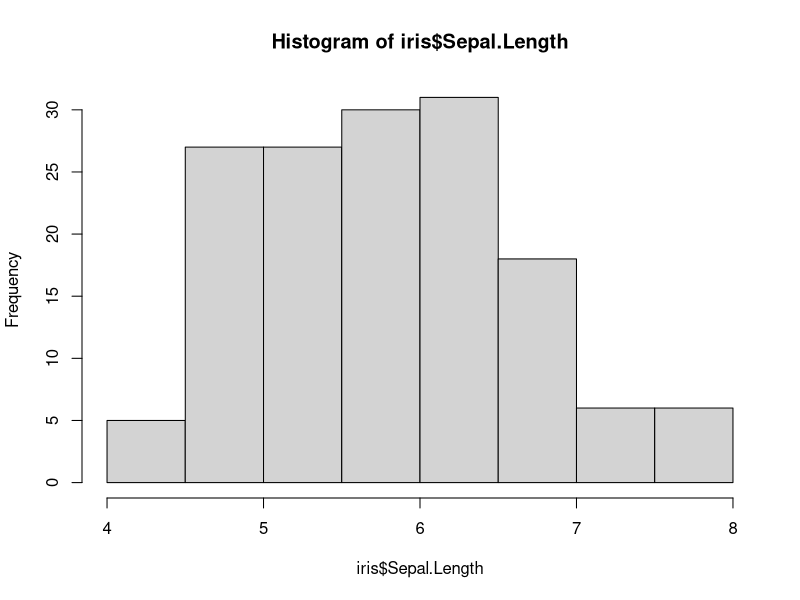
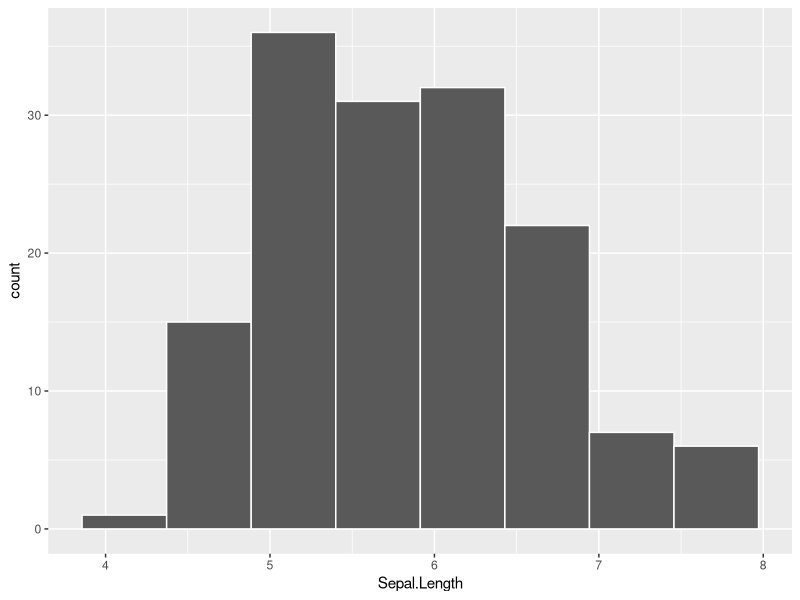
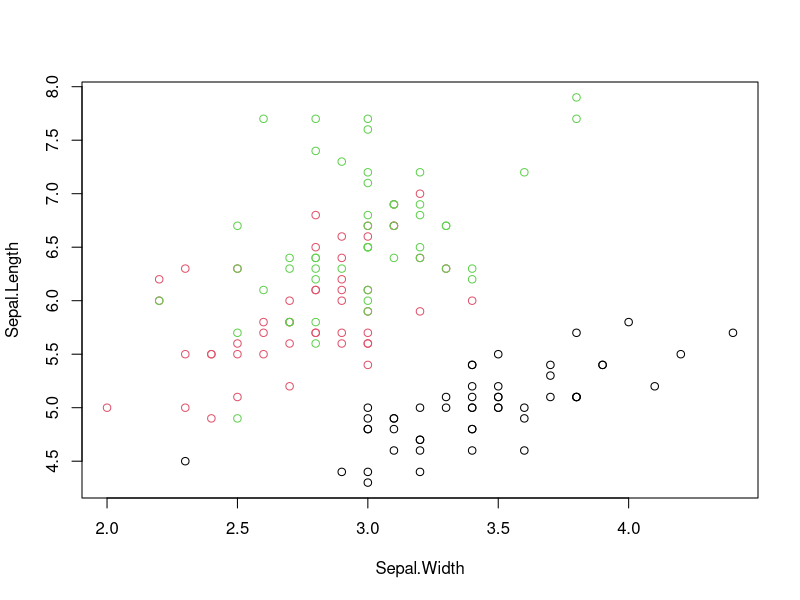
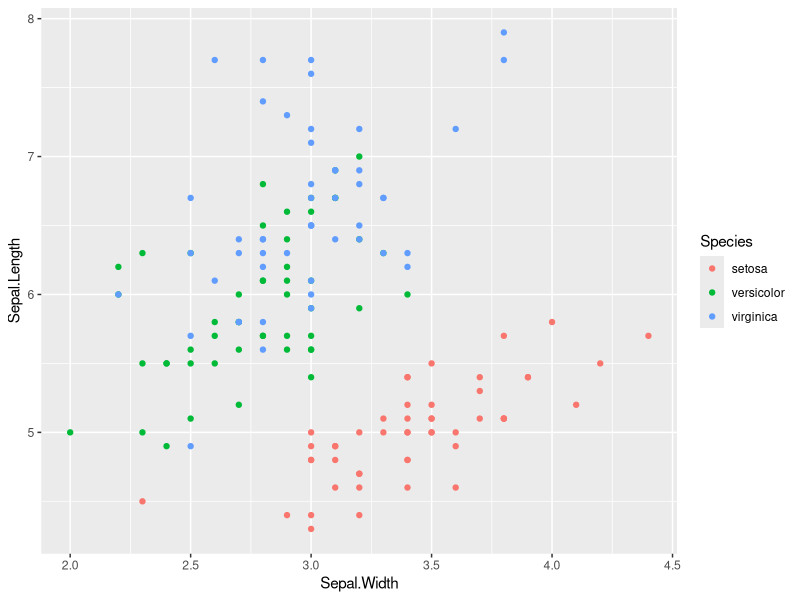
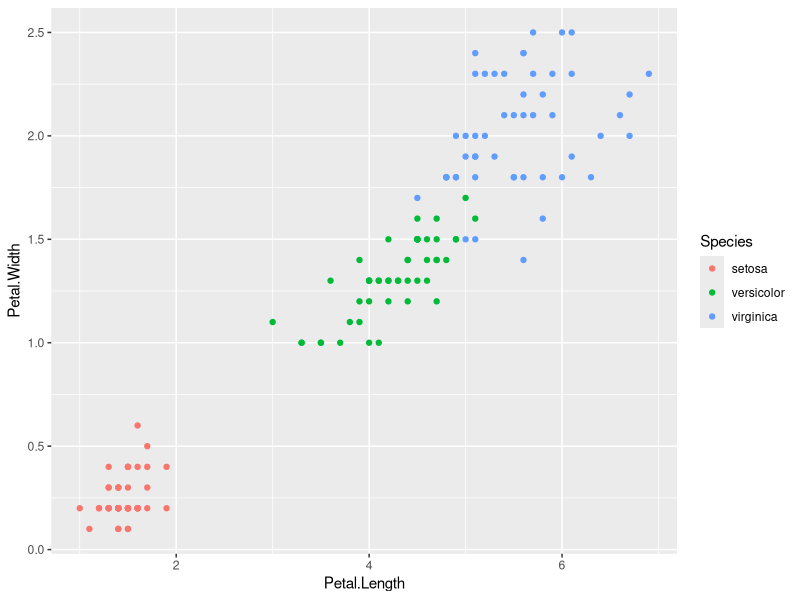
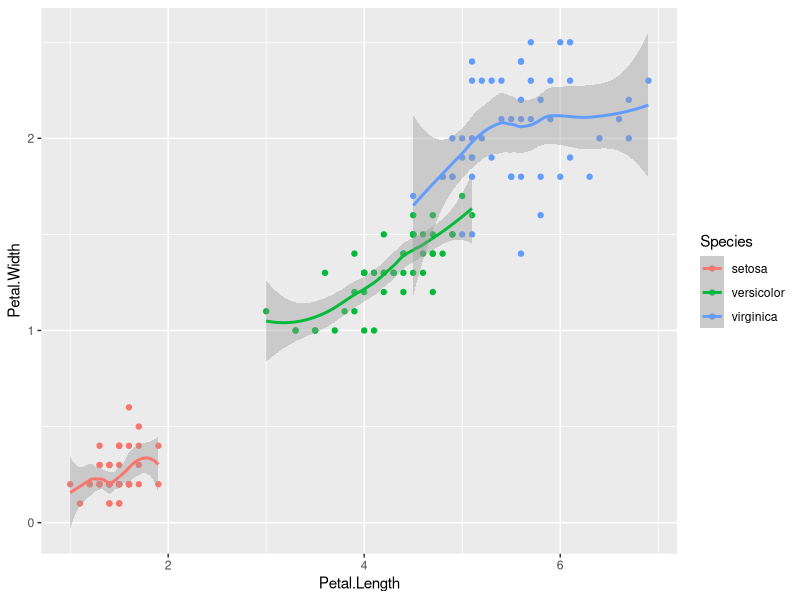
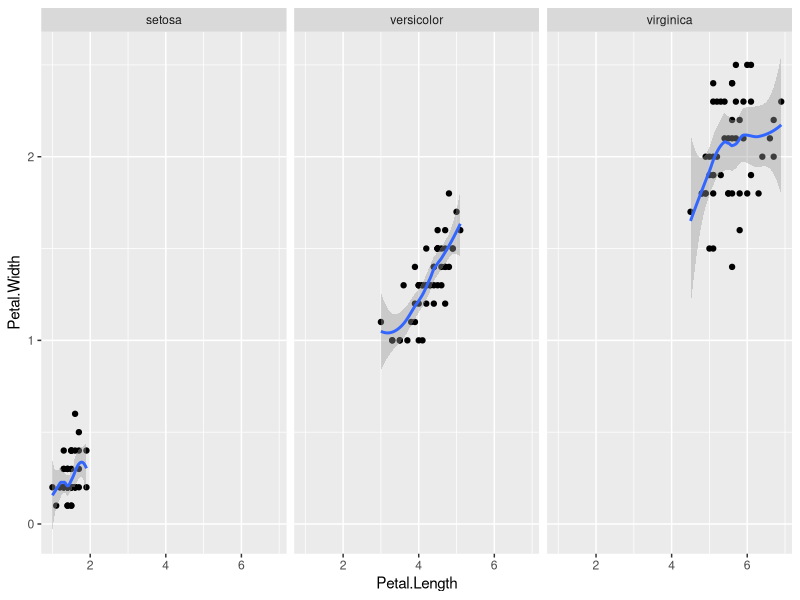

The R source for these figures, in order:
## ---- chunk 1

data(iris)
hist(iris$Sepal.Length)
## ---- chunk 2
library(ggplot2)
ggplot(iris, aes(x = Sepal.Length)) +
  geom_histogram(color = 'white', bins=8)
## ---- chunk 3
plot(Sepal.Length ~ Sepal.Width,
     col = factor(Species),
     data = iris)

## ---- chunk 4
ggplot(iris, 
       aes(x=Sepal.Width , 
           y= Sepal.Length,
           color=Species))+
  geom_point()
## ---- chunk 5
ggplot(iris, aes(x = Petal.Length, y = Petal.Width, colour = Species)) + 
  geom_point()
## ---- chunk 6
ggplot(iris, aes(x = Petal.Length, y = Petal.Width, colour = Species)) + 
  geom_point()+ 
  geom_smooth()
## ---- chunk 7
ggplot(iris, aes(x = Petal.Length, y = Petal.Width)) + 
  geom_point() + geom_smooth() + 
  facet_grid(~ Species)
